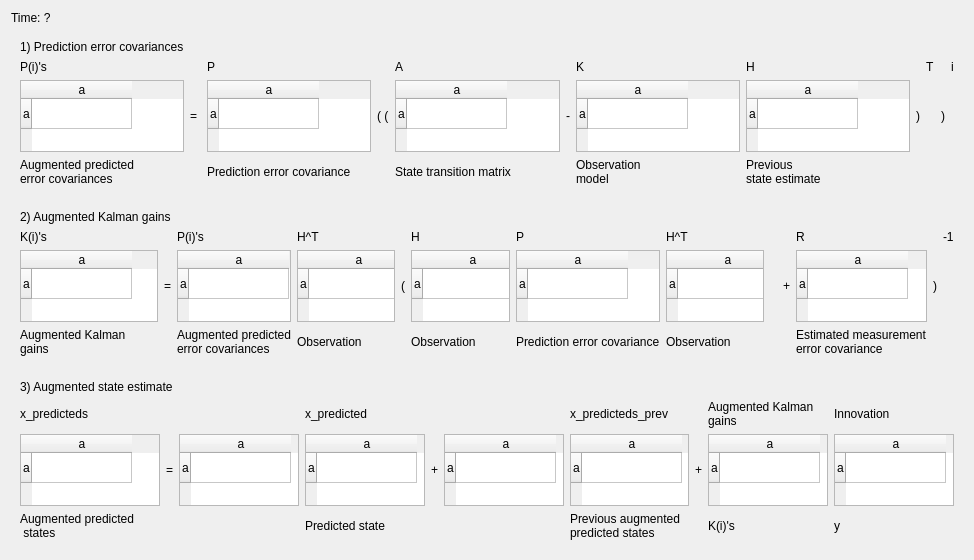
<?xml version="1.0" encoding="UTF-8"?>
<ui version="4.0">
 <class>QtFixedLagSmootherKalmanFilterCalculationDialog</class>
 <widget class="QDialog" name="QtFixedLagSmootherKalmanFilterCalculationDialog">
  <property name="geometry">
   <rect>
    <x>0</x>
    <y>0</y>
    <width>974</width>
    <height>560</height>
   </rect>
  </property>
  <property name="windowTitle">
   <string/>
  </property>
  <layout class="QVBoxLayout" name="verticalLayout">
   <item>
    <widget class="QLabel" name="label_time">
     <property name="text">
      <string>Time: ?</string>
     </property>
    </widget>
   </item>
   <item>
    <widget class="QWidget" name="widget_1" native="true">
     <layout class="QGridLayout" name="gridLayout">
      <item row="0" column="0" colspan="2">
       <widget class="QLabel" name="label_title_1">
        <property name="text">
         <string>1) Prediction error covariances</string>
        </property>
       </widget>
      </item>
      <item row="1" column="0">
       <widget class="QLabel" name="label_top_1_1">
        <property name="text">
         <string>P(i)'s</string>
        </property>
       </widget>
      </item>
      <item row="1" column="2">
       <widget class="QLabel" name="label_top_2_1">
        <property name="text">
         <string>P</string>
        </property>
       </widget>
      </item>
      <item row="1" column="4">
       <widget class="QLabel" name="label_top_3_1">
        <property name="text">
         <string>A</string>
        </property>
       </widget>
      </item>
      <item row="1" column="6">
       <widget class="QLabel" name="label_top_4_1">
        <property name="text">
         <string>K</string>
        </property>
       </widget>
      </item>
      <item row="1" column="7">
       <widget class="QLabel" name="label_top_5_1">
        <property name="text">
         <string>H</string>
        </property>
       </widget>
      </item>
      <item row="1" column="11">
       <widget class="QLabel" name="label_top_8_1">
        <property name="text">
         <string>i</string>
        </property>
       </widget>
      </item>
      <item row="2" column="0">
       <widget class="QTableWidget" name="table_state_predicted">
        <row>
         <property name="text">
          <string>a</string>
         </property>
        </row>
        <column>
         <property name="text">
          <string>a</string>
         </property>
        </column>
       </widget>
      </item>
      <item row="2" column="1">
       <widget class="QLabel" name="label_math_1">
        <property name="text">
         <string>= </string>
        </property>
       </widget>
      </item>
      <item row="2" column="2">
       <widget class="QTableWidget" name="table_state_transition">
        <row>
         <property name="text">
          <string>a</string>
         </property>
        </row>
        <column>
         <property name="text">
          <string>a</string>
         </property>
        </column>
       </widget>
      </item>
      <item row="2" column="3">
       <widget class="QLabel" name="label_math_2">
        <property name="text">
         <string>( (</string>
        </property>
       </widget>
      </item>
      <item row="2" column="4">
       <widget class="QTableWidget" name="table_gain_1">
        <row>
         <property name="text">
          <string>a</string>
         </property>
        </row>
        <column>
         <property name="text">
          <string>a</string>
         </property>
        </column>
       </widget>
      </item>
      <item row="2" column="6">
       <widget class="QTableWidget" name="table_observation_model">
        <row>
         <property name="text">
          <string>a</string>
         </property>
        </row>
        <column>
         <property name="text">
          <string>a</string>
         </property>
        </column>
       </widget>
      </item>
      <item row="2" column="7">
       <widget class="QTableWidget" name="table_previous_state_estimate">
        <row>
         <property name="text">
          <string>a</string>
         </property>
        </row>
        <column>
         <property name="text">
          <string>a</string>
         </property>
        </column>
       </widget>
      </item>
      <item row="2" column="10">
       <widget class="QLabel" name="label_math_5">
        <property name="text">
         <string>)</string>
        </property>
       </widget>
      </item>
      <item row="3" column="0">
       <widget class="QLabel" name="label_bottom_1_1">
        <property name="text">
         <string>Augmented predicted
error covariances</string>
        </property>
       </widget>
      </item>
      <item row="3" column="2">
       <widget class="QLabel" name="label_bottom_2_1">
        <property name="text">
         <string>Prediction error covariance</string>
        </property>
       </widget>
      </item>
      <item row="3" column="4">
       <widget class="QLabel" name="label_bottom_3_1">
        <property name="text">
         <string>State transition matrix</string>
        </property>
       </widget>
      </item>
      <item row="3" column="6">
       <widget class="QLabel" name="label_bottom_4_1">
        <property name="text">
         <string>Observation
model</string>
        </property>
       </widget>
      </item>
      <item row="3" column="7">
       <widget class="QLabel" name="label_bottom_5_1">
        <property name="text">
         <string>Previous
state estimate</string>
        </property>
       </widget>
      </item>
      <item row="2" column="5">
       <widget class="QLabel" name="label">
        <property name="text">
         <string>-</string>
        </property>
       </widget>
      </item>
      <item row="1" column="9">
       <widget class="QLabel" name="label_math_4">
        <property name="text">
         <string>T</string>
        </property>
       </widget>
      </item>
      <item row="2" column="8">
       <widget class="QLabel" name="label_3">
        <property name="text">
         <string>)</string>
        </property>
       </widget>
      </item>
     </layout>
    </widget>
   </item>
   <item>
    <widget class="QWidget" name="widget_2" native="true">
     <layout class="QGridLayout" name="gridLayout_2">
      <item row="0" column="0" colspan="2">
       <widget class="QLabel" name="label_title_2">
        <property name="text">
         <string>2) Augmented Kalman gains</string>
        </property>
       </widget>
      </item>
      <item row="1" column="0">
       <widget class="QLabel" name="label_top_1_2">
        <property name="text">
         <string>K(i)'s</string>
        </property>
       </widget>
      </item>
      <item row="1" column="2">
       <widget class="QLabel" name="label_top_2_2">
        <property name="text">
         <string>P(i)'s</string>
        </property>
       </widget>
      </item>
      <item row="1" column="3">
       <widget class="QLabel" name="label_top_3_2">
        <property name="text">
         <string>H^T</string>
        </property>
       </widget>
      </item>
      <item row="1" column="5">
       <widget class="QLabel" name="label_top_4_2">
        <property name="text">
         <string>H</string>
        </property>
       </widget>
      </item>
      <item row="1" column="6">
       <widget class="QLabel" name="label_top_5_2">
        <property name="text">
         <string>P</string>
        </property>
       </widget>
      </item>
      <item row="1" column="7">
       <widget class="QLabel" name="label_top_6_2">
        <property name="text">
         <string>H^T</string>
        </property>
       </widget>
      </item>
      <item row="1" column="10">
       <widget class="QLabel" name="label_top_7_2">
        <property name="text">
         <string>R</string>
        </property>
       </widget>
      </item>
      <item row="1" column="12">
       <widget class="QLabel" name="label_top_8_2">
        <property name="text">
         <string>-1</string>
        </property>
       </widget>
      </item>
      <item row="2" column="0">
       <widget class="QTableWidget" name="table_state_predicted_2">
        <row>
         <property name="text">
          <string>a</string>
         </property>
        </row>
        <column>
         <property name="text">
          <string>a</string>
         </property>
        </column>
       </widget>
      </item>
      <item row="2" column="1">
       <widget class="QLabel" name="label_math_6">
        <property name="text">
         <string>=</string>
        </property>
       </widget>
      </item>
      <item row="2" column="2">
       <widget class="QTableWidget" name="table_state_transition_2">
        <row>
         <property name="text">
          <string>a</string>
         </property>
        </row>
        <column>
         <property name="text">
          <string>a</string>
         </property>
        </column>
       </widget>
      </item>
      <item row="2" column="3">
       <widget class="QTableWidget" name="table_gain_3">
        <row>
         <property name="text">
          <string>a</string>
         </property>
        </row>
        <column>
         <property name="text">
          <string>a</string>
         </property>
        </column>
       </widget>
      </item>
      <item row="2" column="5">
       <widget class="QTableWidget" name="table_observation_model_2">
        <row>
         <property name="text">
          <string>a</string>
         </property>
        </row>
        <column>
         <property name="text">
          <string>a</string>
         </property>
        </column>
       </widget>
      </item>
      <item row="2" column="6">
       <widget class="QTableWidget" name="table_previous_state_estimate_2">
        <row>
         <property name="text">
          <string>a</string>
         </property>
        </row>
        <column>
         <property name="text">
          <string>a</string>
         </property>
        </column>
       </widget>
      </item>
      <item row="2" column="7">
       <widget class="QTableWidget" name="table_control_2">
        <row>
         <property name="text">
          <string>a</string>
         </property>
        </row>
        <column>
         <property name="text">
          <string>a</string>
         </property>
        </column>
       </widget>
      </item>
      <item row="2" column="10">
       <widget class="QTableWidget" name="table_input_2">
        <row>
         <property name="text">
          <string>a</string>
         </property>
        </row>
        <column>
         <property name="text">
          <string>a</string>
         </property>
        </column>
       </widget>
      </item>
      <item row="2" column="11">
       <widget class="QLabel" name="label_math_10">
        <property name="text">
         <string>)</string>
        </property>
       </widget>
      </item>
      <item row="3" column="0">
       <widget class="QLabel" name="label_bottom_1_2">
        <property name="text">
         <string>Augmented Kalman
gains</string>
        </property>
       </widget>
      </item>
      <item row="3" column="2">
       <widget class="QLabel" name="label_bottom_2_2">
        <property name="text">
         <string>Augmented predicted
error covariances</string>
        </property>
       </widget>
      </item>
      <item row="3" column="3">
       <widget class="QLabel" name="label_bottom_3_2">
        <property name="text">
         <string>Observation</string>
        </property>
       </widget>
      </item>
      <item row="3" column="5">
       <widget class="QLabel" name="label_bottom_4_2">
        <property name="text">
         <string>Observation</string>
        </property>
       </widget>
      </item>
      <item row="3" column="6">
       <widget class="QLabel" name="label_bottom_5_2">
        <property name="text">
         <string>Prediction error covariance</string>
        </property>
       </widget>
      </item>
      <item row="3" column="7">
       <widget class="QLabel" name="label_bottom_6_2">
        <property name="text">
         <string>Observation</string>
        </property>
       </widget>
      </item>
      <item row="3" column="10">
       <widget class="QLabel" name="label_bottom_7_2">
        <property name="text">
         <string>Estimated measurement
error covariance</string>
        </property>
       </widget>
      </item>
      <item row="2" column="4">
       <widget class="QLabel" name="label_5">
        <property name="text">
         <string>(</string>
        </property>
       </widget>
      </item>
      <item row="2" column="8">
       <widget class="QLabel" name="label_4">
        <property name="text">
         <string/>
        </property>
       </widget>
      </item>
      <item row="2" column="9">
       <widget class="QLabel" name="label_7">
        <property name="text">
         <string>+</string>
        </property>
       </widget>
      </item>
     </layout>
    </widget>
   </item>
   <item>
    <widget class="QWidget" name="widget_3" native="true">
     <layout class="QGridLayout" name="gridLayout_3">
      <item row="0" column="0" colspan="2">
       <widget class="QLabel" name="label_title_3">
        <property name="text">
         <string>3) Augmented state estimate</string>
        </property>
       </widget>
      </item>
      <item row="1" column="0">
       <widget class="QLabel" name="label_top_1_3">
        <property name="text">
         <string>x_predicteds</string>
        </property>
       </widget>
      </item>
      <item row="1" column="3">
       <widget class="QLabel" name="label_top_3_3">
        <property name="text">
         <string>x_predicted</string>
        </property>
       </widget>
      </item>
      <item row="1" column="6">
       <widget class="QLabel" name="label_top_5_3">
        <property name="text">
         <string>x_predicteds_prev</string>
        </property>
       </widget>
      </item>
      <item row="1" column="8">
       <widget class="QLabel" name="label_top_6_3">
        <property name="text">
         <string>Augmented Kalman
gains</string>
        </property>
       </widget>
      </item>
      <item row="1" column="9">
       <widget class="QLabel" name="label_top_7_3">
        <property name="text">
         <string>Innovation</string>
        </property>
       </widget>
      </item>
      <item row="2" column="0">
       <widget class="QTableWidget" name="table_state_predicted_3">
        <row>
         <property name="text">
          <string>a</string>
         </property>
        </row>
        <column>
         <property name="text">
          <string>a</string>
         </property>
        </column>
       </widget>
      </item>
      <item row="2" column="1">
       <widget class="QLabel" name="label_math_11">
        <property name="text">
         <string>=</string>
        </property>
       </widget>
      </item>
      <item row="2" column="2">
       <widget class="QTableWidget" name="table_state_transition_3">
        <row>
         <property name="text">
          <string>a</string>
         </property>
        </row>
        <column>
         <property name="text">
          <string>a</string>
         </property>
        </column>
       </widget>
      </item>
      <item row="2" column="3">
       <widget class="QTableWidget" name="table_gain_5">
        <row>
         <property name="text">
          <string>a</string>
         </property>
        </row>
        <column>
         <property name="text">
          <string>a</string>
         </property>
        </column>
       </widget>
      </item>
      <item row="2" column="5">
       <widget class="QTableWidget" name="table_observation_model_3">
        <row>
         <property name="text">
          <string>a</string>
         </property>
        </row>
        <column>
         <property name="text">
          <string>a</string>
         </property>
        </column>
       </widget>
      </item>
      <item row="2" column="6">
       <widget class="QTableWidget" name="table_previous_state_estimate_3">
        <row>
         <property name="text">
          <string>a</string>
         </property>
        </row>
        <column>
         <property name="text">
          <string>a</string>
         </property>
        </column>
       </widget>
      </item>
      <item row="2" column="7">
       <widget class="QLabel" name="label_math_14">
        <property name="text">
         <string>+</string>
        </property>
       </widget>
      </item>
      <item row="2" column="8">
       <widget class="QTableWidget" name="table_control_3">
        <row>
         <property name="text">
          <string>a</string>
         </property>
        </row>
        <column>
         <property name="text">
          <string>a</string>
         </property>
        </column>
       </widget>
      </item>
      <item row="2" column="9">
       <widget class="QTableWidget" name="table_input_3">
        <row>
         <property name="text">
          <string>a</string>
         </property>
        </row>
        <column>
         <property name="text">
          <string>a</string>
         </property>
        </column>
       </widget>
      </item>
      <item row="3" column="0">
       <widget class="QLabel" name="label_bottom_1_3">
        <property name="text">
         <string>Augmented predicted
 states</string>
        </property>
       </widget>
      </item>
      <item row="3" column="2">
       <widget class="QLabel" name="label_bottom_2_3">
        <property name="text">
         <string/>
        </property>
       </widget>
      </item>
      <item row="3" column="3">
       <widget class="QLabel" name="label_bottom_3_3">
        <property name="text">
         <string>Predicted state</string>
        </property>
       </widget>
      </item>
      <item row="3" column="6">
       <widget class="QLabel" name="label_bottom_5_3">
        <property name="text">
         <string>Previous augmented
predicted states</string>
        </property>
       </widget>
      </item>
      <item row="3" column="8">
       <widget class="QLabel" name="label_bottom_6_3">
        <property name="text">
         <string>K(i)'s</string>
        </property>
       </widget>
      </item>
      <item row="3" column="9">
       <widget class="QLabel" name="label_bottom_7_3">
        <property name="text">
         <string>y</string>
        </property>
       </widget>
      </item>
      <item row="2" column="4">
       <widget class="QLabel" name="label_2">
        <property name="text">
         <string>+</string>
        </property>
       </widget>
      </item>
     </layout>
    </widget>
   </item>
  </layout>
 </widget>
 <resources/>
 <connections/>
</ui>
